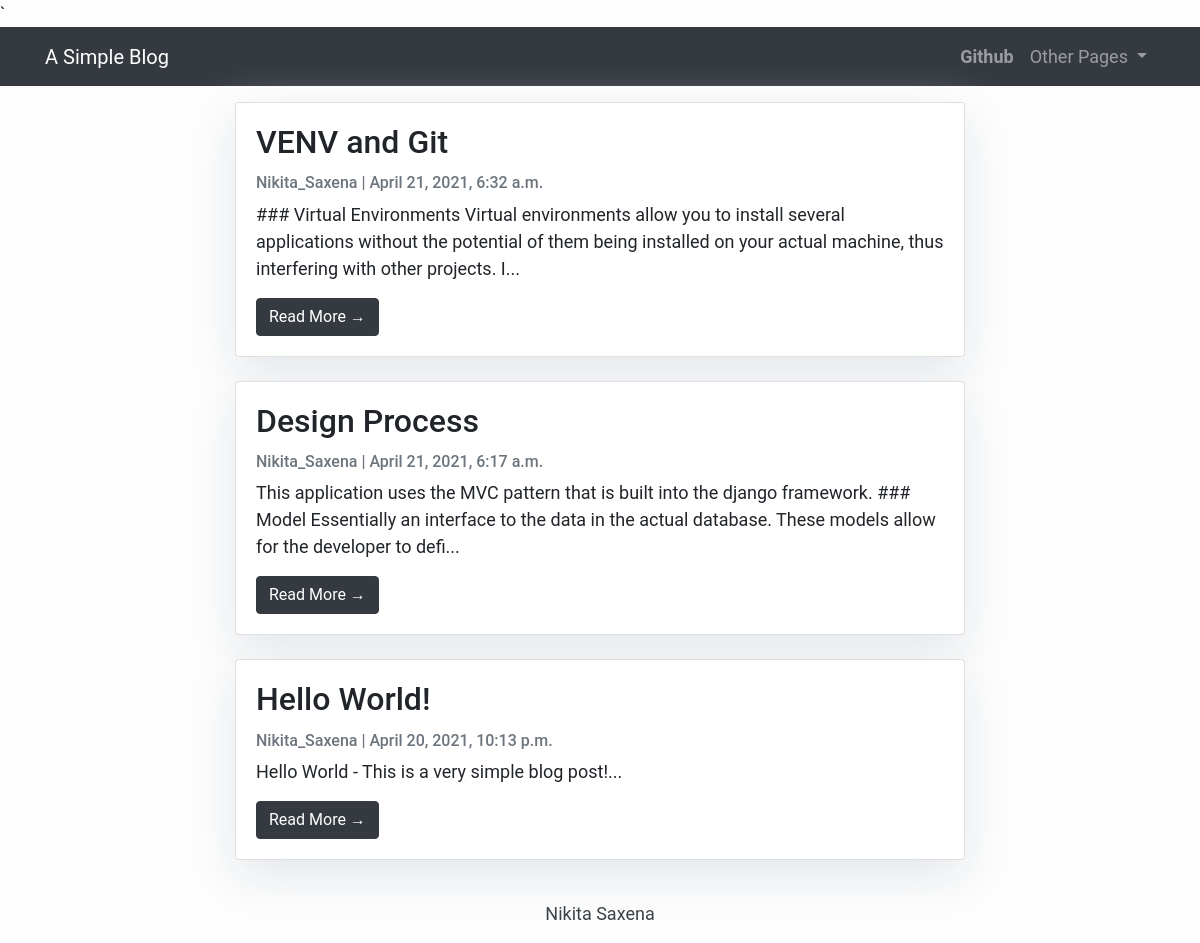
The page / on the database its author committed.
### blog/models.py (models this page shows, shortened)
class SimpleBlogPost(models.Model):
    title = models.CharField(max_length=200, unique=True)
    slug = models.SlugField(max_length=200, unique=True)  # Slug: URL for the post
    content = models.TextField()
    created_on = models.DateTimeField(auto_now_add=True)
    author = models.ForeignKey(User, on_delete=models.CASCADE, related_name='blog_posts')
    status = models.IntegerField(choices=STATUS, default=1)
    class Meta:
        ordering = ['-created_on']

### blog/views.py (the view)
# urls.py: path('', views.SimpleBlogPostList.as_view(), name='home'),
class SimpleBlogPostList(generic.ListView):
    queryset = SimpleBlogPost.objects.filter(status=1).order_by('-created_on')
    template_name = 'index.html'

### templates/index.html (shortened to what this page needs)
{% extends "base.html" %}
{% block content %}
<div class="container">
    <div class="row justify-content-md-center">
        <div class="col-lg-8 mt-3">
            {% for post in simpleblogpost_list %}
                <div class="card mb-4" >
                    <div class="card-body">
                        <h2 class="card-title">{{ post.title }}</h2>
                        <p class="card-text text-muted h6">{{ post.author }} | {{ post.created_on}} </p>
                        <p class="card-text content-markdown">{{post.content|slice:":200" }}...</p>
                        <a href="{% url 'post_detail' post.slug  %}" class="btn btn-dark">Read More &rarr;</a>
                    </div>
                </div>
            {% endfor %}
        </div>
    </div>
</div>
{%endblock%}

### templates/base.html (style rules this page uses)
body { font-family: "Roboto", sans-serif; font-size: 17px; background-color: #fdfdfd; }

### templates/index.html (style rules this page uses)
body { font-family: "Roboto", sans-serif; font-size: 18px; background-color: #fdfdfd; }
.card { box-shadow: 0 16px 48px #E3E7EB; }

### rows shown on the page
SimpleBlogPost: title "VENV and Git", author "Nikita_Saxena", created_on "April 21, 2021, 6:32 a.m.", content "### Virtual Environments Virtual environments allow you to install several applications without the potential of them being installed on your actual machine, thus interfering with other projects. I"
SimpleBlogPost: title "Design Process", author "Nikita_Saxena", created_on "April 21, 2021, 6:17 a.m.", content "This application uses the MVC pattern that is built into the django framework. ### Model Essentially an interface to the data in the actual database. These models allow for the developer to defi"
SimpleBlogPost: title "Hello World!", author "Nikita_Saxena", created_on "April 20, 2021, 10:13 p.m.", content "Hello World - This is a very simple blog post!"
